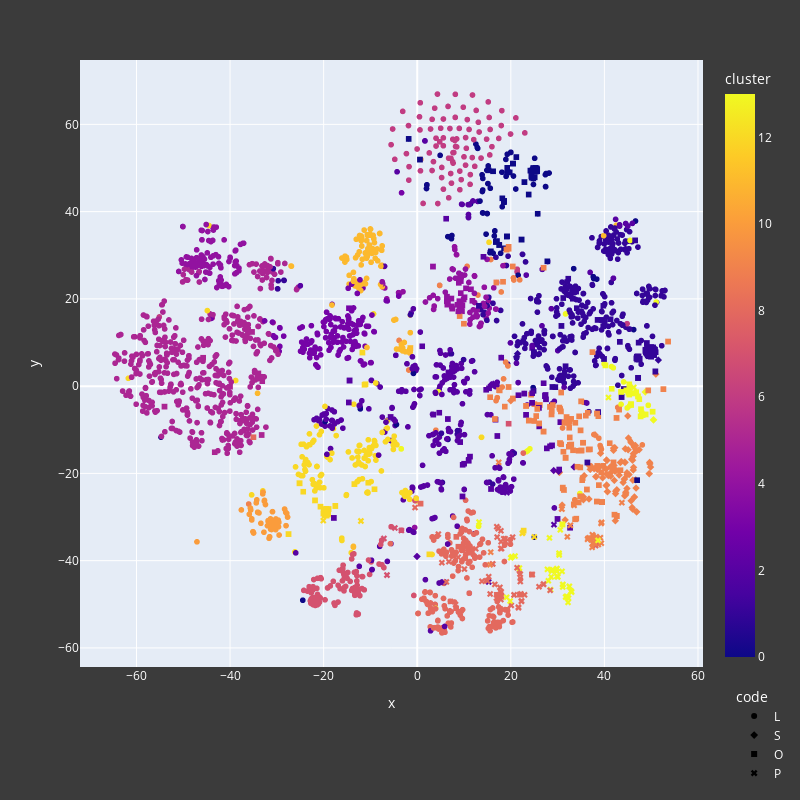

The cell this chart's notebook holds for it:
### Code cell
fig = px.scatter(tsne_df, x='x', y='y', color="cluster", hover_data=['response'], symbol="code")
#color_discrete_map={'O': '#008000', 'L': '#0a75ad','P': '#800080', 'S': '#ffff00'})
fig.update_layout(width=800, height=800, paper_bgcolor='#3b3b3b',  font=dict(color='white'), legend=dict(
        x=1.05,  # Position to the right of the plot
        y=-0.2,
        traceorder='normal',bgcolor='rgba(0,0,0,0)',
        bordercolor='rgba(0,0,0,0)'
    ))

fig.show()

### Figure 1 — Plotly figure (JSON) as saved in the notebook; plotly's stock layout.template omitted (floating-point values rounded to 4 significant figures; data arrays with more than 128 entries replaced by an {"elided": "..."} marker saying what was removed)
{"data": [{"customdata": {"elided": "2212x1 str values"}, "hovertemplate": "code=L<br>x=%{x}<br>y=%{y}<br>response=%{customdata[0]}<br>cluster=%{marker.color}<extra></extra>", "legendgroup": "L", "marker": {"color": {"elided": "2212 int values"}, "coloraxis": "coloraxis", "symbol": "circle"}, "mode": "markers", "name": "L", "showlegend": true, "type": "scattergl", "x": {"elided": "2212 float values"}, "xaxis": "x", "y": {"elided": "2212 float values"}, "yaxis": "y"}, {"customdata": [["This is a normal distribution, so most students are at the mean value of (or one stnd deviation away from) position for the class experiment. "], ["gaussian"], ["Multiple random measurements result in a gaussian distribution "], ["Gaussian"], ["Random events cause a normal distribution"], ["The overall distribution is like a Gaussian, which makes sense. Because there is error in measurement. "], ["poisson"], ["Statistics"], ["gaussian distribution around expectation"], ["repetition of experiment gives the gaussian like curve  "], ["This is, once again, a normal distribution that arises from taking many samples of data."], ["Minor statistical randomness"], ["This is, once again, a normal distribution that will arise anytime you take a large set of data"], ["Gaussian"], ["Poisson"], ["Statistical nature"], ["Random statistical variation"], ["Again, this is a normal distribution "], ["Multiple measurements result in a gaussian distribution"], ["Normally data is normally distributed like this"], ["statistics "], ["Typical variation in data, "], ["That just looks like the average curve of results."], ["\"bell curve\""], ["Small number of measurements"], ["It is appoximately normal, which would be expected for similar random variables"], ["Normal distribution is commonly found when evaluating natural phenomena"], ["It is basically normal distribution which is like expected from an experiment"], ["Natural statistical variation that arises from taking measurements so there is some spread."], ["undertaking several trials"], ["Normal Distribution"], ["Statistical Uncertainty"], ["multiple trials"], ["lots of measurements-> normal distribution"], ["Normal distribution of probabilities"], ["Natural Gaussian distribution of a data set"], ["Having multiple trials results in a bell shaped curve as you repeat the experiment several times"], ["It‚Äôs a natural distribution, so the data is random and independent"], ["Low sample size"], ["Normal distribution, normal error, "], ["The multiple trials, the more trials you take, the more the data should be normally distributed if there is no bias"], ["The data is naturally going to fall into a bell curve"], ["The shape is the normal distribution, it is expected to occur in a series of random trials"], ["it‚Äôs is a normal distribution curve"], ["It is many measurements  so it is a relativity normal distribution, though randomness makes it not perfect.  "], ["Gaussian Distribution - this proves the statistical likelihood of getting the median value. "], ["Approximately normal distribution"], ["More trials"], ["Bell curve"], ["Error is typically normally distributed"], ["The distribution is roughly symmetric, and the sample size of 50 is relatively large, greater than 30. Central Limit Theorem explains that this distribution for d is approximately normal, explaining the symmetry."], ["Law of large numbers"], ["The tendency of natural phenomena to follow the normal distribution when repeatedly measured."], ["Standard distribution curve"], ["normal distribution"], ["a bell curve is a natural distribution"], ["The distribution appears to follow a normal distribution. This would be expected based on the fact that errors in the experiment should be random."], ["normal distirbution"], ["normal distrubtion "], ["principle of normal distributions (data shaped like a bell curve)"], ["relatively normal distribution"], ["A normal distribution is regular"], ["Average data values (x-bars) approach a bell curve even when the dataset isn't normal, even moreso when n > 30"], ["Normal distribution"], ["Despite external variables, because there is a baseline set of parameters for the experiment, the ball will still create a normal range and bell curve. "], ["bell curve due to normal distribution and similar conditions for every experiment"], ["Statistical uncertainty"], ["the number of trials"], ["The height and distance are correlated in some way and thus create a bell curve as most of the results fall within (assumedly) 3 standard deviations of the mean. "], ["The distribution of data from the students falls under an approximate standard normal curve. "], ["Statistical uncertainty"], ["The students follow the same procedure, so follows normal distribution (supposed to)."], ["it a normal distribution "], ["Gaussian distributions show up a lot? I honestly don't know why"], ["Statistical variability"], ["nearly normal fit"], ["The average is at the center of the distribution, and it's a normal curve"], ["Looks like a decent Gaussian distribution due to random uncertainties in the measurements"], ["Expected Gaussian distribution"], ["Normal Distribution"], ["Random error  is inevitable, and since the graph is looking pretty Gausian, I'd say that's certainly one cause."], ["Overall general Gaussian distribution is due to expected random error"], ["This is a Gaussian Bell curve which shows probabilistic distribution of outcomes"], ["Gaussian distribution is very common for situations like this "], ["This is what a normal spread in data should look lik le "], ["normal distribution, gaussian, left skewed normal distribution"], ["Nearly Normal distribution with highest count at the mean"], ["in any real system, there are bound to be differences in measurements creating a normal distribution"], ["Gaussian distribution to show a somehwat even standard variation from the mean as all students perform the same experiment,"], ["Statistical error from measurement"], ["Statistics (gaussian)"], ["Guassian Distribution"], ["the results are random which result in a gaussian distribution (what we observe)"], ["Gaussian distribution of random variations between experiments"], ["Random error (explained by the bell curve shape of measurements)"], ["Statistical fluctuations, which are to be expected in any physical experiment"], ["small differences are more likely than large ones resulting in the bell shaped curve"], ["standard deviation creating a bell curve"], ["Mean ~ median caused by approximately normal distribution of distances"], ["General experimental uncertainty leads to normal distribution like results within uncertainty"], ["Gaussian Distribution"], ["Normal distribution"], ["normal distribution results from experiments reflecting classical expected distance"], ["Probability statistics"], ["roughly Gaussian curve"], ["All of the factors I have listed point to sources of variation. We expect that the data will be distributed in a relatively normal fashion and cluster around the \"true\" measurement, meaning the one that most accurately reflects what we expect to see given the conditions we describe at the beginning."], ["there are more than 30 measurements"], ["Overall the spread of all the trials looks somewhat like a Bell Curve which should be expected"], ["Statistical Variability"], ["normal curve from statistics"], ["statistics "], ["small sample size"], ["normal data spread "], ["Statistical fluctuations in measurement"], ["It clusters in a relatively normal distribution because we expect a distribution of sample means to be normal"], ["Same as before distribuiton of random and systematic error in a gaussian curve"], ["roughly Gaussian curve"]], "hovertemplate": "code=S<br>x=%{x}<br>y=%{y}<br>response=%{customdata[0]}<br>cluster=%{marker.color}<extra></extra>", "legendgroup": "S", "marker": {"color": [9, 9, 9, 9, 9, 9, 2, 9, 9, 9, 9, 9, 9, 9, 2, 9, 9, 9, 9, 9, 9, 9, 9, 9, 1, 9, 9, 9, 9, 2, 9, 13, 2, 9, 9, 9, 9, 9, 9, 9, 9, 9, 9, 9, 9, 9, 9, 2, 9, 9, 9, 9, 9, 9, 9, 9, 9, 9, 2, 9, 9, 9, 9, 9, 9, 9, 13, 2, 9, 9, 13, 9, 9, 9, 9, 2, 9, 9, 9, 9, 9, 9, 9, 9, 9, 9, 9, 9, 9, 1, 9, 2, 9, 9, 9, 9, 9, 9, 9, 9, 9, 9, 9, 9, 9, 9, 1, 9, 9, 9, 9, 9, 9, 13, 9, 9, 9], "coloraxis": "coloraxis", "symbol": "diamond"}, "mode": "markers", "name": "S", "showlegend": true, "type": "scattergl", "x": [41.95, 46.41, 40.62, 46.41, 42.12, 39.18, -0.05206, 46.89, 44.33, 49.71, 40.26, 31.61, 40.34, 46.41, -0.05206, 45.92, 35.51, 42.26, 40.67, 42.3, 46.89, 35.68, 44.47, 46.9, 21.23, 41.74, 38.26, 41.41, 36.97, 15.84, 44.27, 50.49, 15.72, 38.98, 44.0, 44.56, 49.66, 39.62, 20.01, 46.07, 40.44, 46.36, 41.33, 43.61, 38.49, 42.65, 45.27, 15.82, 46.87, 46.7, 41.26, 42.34, 38.14, 44.36, 44.27, 46.17, 40.84, 30.39, 30.24, 45.82, 44.86, 43.16, 46.62, 44.27, 45.14, 46.01, 50.49, 16.25, 45.77, 42.22, 50.49, 42.05, 42.46, 42.39, 35.5, 29.16, 43.4, 40.48, 44.49, 44.27, 38.01, 46.77, 46.17, 42.41, 40.55, 44.82, 44.82, 37.81, 41.95, 51.52, 45.71, 33.52, 40.38, 36.7, 51.0, 30.96, 47.42, 46.67, 46.17, 45.0, 44.56, 44.27, 46.24, 46.03, 49.58, 36.8, 21.44, 45.08, 35.5, 44.42, 46.89, 20.0, 40.44, 48.73, 42.07, 49.86, 49.58], "xaxis": "x", "y": [-14.21, -25.42, -24.16, -25.42, -21.6, -15.39, -39.03, -28.81, -25.14, -17.81, -18.99, -30.66, -19.0, -25.42, -39.03, -27.81, -26.05, -19.49, -24.19, -19.09, -28.81, -20.52, -14.36, -14.75, 6.713, -19.03, -20.73, -19.78, -19.08, 0.3152, -21.3, -7.734, 0.06335, -18.47, -22.08, -24.32, -17.48, -21.01, -3.327, -21.55, -20.1, -13.94, -20.63, -17.29, -19.1, -23.74, -20.26, 0.3246, -14.84, -21.49, -18.52, -30.85, -20.74, -17.4, -21.3, -16.09, -20.5, -19.79, -19.54, -16.74, -20.27, -20.39, -13.6, -21.3, -11.9, -16.97, -7.733, 0.4732, -13.0, -14.1, -7.734, -14.22, -19.37, -24.64, -25.37, -19.34, -17.5, -22.65, -24.98, -21.3, -11.17, -23.36, -15.49, -24.08, -17.03, -23.45, -19.84, -18.93, -14.72, 5.979, -26.28, -18.52, -22.81, -25.88, 2.749, -27.25, -14.57, -14.4, -19.22, -6.831, -24.69, -21.3, -18.61, -28.19, -20.05, -18.24, 7.438, -14.59, -25.37, -17.49, -28.81, -3.325, -16.92, -1.35, -18.18, -18.56, -20.05], "yaxis": "y"}, {"customdata": {"elided": "410x1 str values"}, "hovertemplate": "code=O<br>x=%{x}<br>y=%{y}<br>response=%{customdata[0]}<br>cluster=%{marker.color}<extra></extra>", "legendgroup": "O", "marker": {"color": {"elided": "410 int values"}, "coloraxis": "coloraxis", "symbol": "square"}, "mode": "markers", "name": "O", "showlegend": true, "type": "scattergl", "x": {"elided": "410 float values"}, "xaxis": "x", "y": {"elided": "410 float values"}, "yaxis": "y"}, {"customdata": {"elided": "160x1 str values"}, "hovertemplate": "code=P<br>x=%{x}<br>y=%{y}<br>response=%{customdata[0]}<br>cluster=%{marker.color}<extra></extra>", "legendgroup": "P", "marker": {"color": {"elided": "160 int values"}, "coloraxis": "coloraxis", "symbol": "x"}, "mode": "markers", "name": "P", "showlegend": true, "type": "scattergl", "x": {"elided": "160 float values"}, "xaxis": "x", "y": {"elided": "160 float values"}, "yaxis": "y"}], "layout": {"coloraxis": {"colorbar": {"title": {"text": "cluster"}}, "colorscale": [[0, "#0d0887"], [0.1111, "#46039f"], [0.2222, "#7201a8"], [0.3333, "#9c179e"], [0.4444, "#bd3786"], [0.5556, "#d8576b"], [0.6667, "#ed7953"], [0.7778, "#fb9f3a"], [0.8889, "#fdca26"], [1, "#f0f921"]]}, "font": {"color": "white"}, "height": 800, "legend": {"bgcolor": "rgba(0, 0, 0, 0)", "bordercolor": "rgba(0, 0, 0, 0)", "title": {"text": "code"}, "tracegroupgap": 0, "traceorder": "normal", "x": 1.05, "y": -0.2}, "margin": {"t": 60}, "paper_bgcolor": "#3b3b3b", "width": 800, "xaxis": {"anchor": "y", "autorange": true, "domain": [0, 1], "range": [-72.07, 61.07], "title": {"text": "x"}, "type": "linear"}, "yaxis": {"anchor": "x", "autorange": true, "domain": [0, 1], "range": [-64.37, 74.75], "title": {"text": "y"}, "type": "linear"}}}
